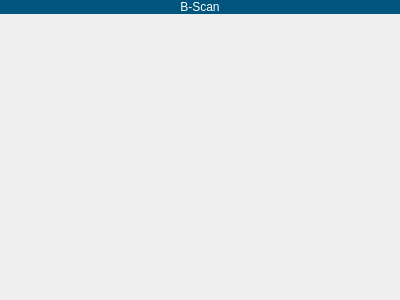
<?xml version="1.0" encoding="UTF-8"?>
<ui version="4.0">
 <class>BscanDisplay</class>
 <widget class="QWidget" name="BscanDisplay">
  <property name="geometry">
   <rect>
    <x>0</x>
    <y>0</y>
    <width>400</width>
    <height>300</height>
   </rect>
  </property>
  <property name="windowTitle">
   <string>Form</string>
  </property>
  <layout class="QVBoxLayout" name="verticalLayout" stretch="0,1,0">
   <property name="spacing">
    <number>0</number>
   </property>
   <property name="leftMargin">
    <number>0</number>
   </property>
   <property name="topMargin">
    <number>0</number>
   </property>
   <property name="rightMargin">
    <number>0</number>
   </property>
   <property name="bottomMargin">
    <number>0</number>
   </property>
   <item>
    <widget class="QLabel" name="titleLabel">
     <property name="styleSheet">
      <string notr="true">background-color: rgb(0, 85, 127);
color: rgb(255, 255, 255);</string>
     </property>
     <property name="text">
      <string>B-Scan</string>
     </property>
     <property name="alignment">
      <set>Qt::AlignCenter</set>
     </property>
    </widget>
   </item>
   <item>
    <layout class="QHBoxLayout" name="horizontalLayout" stretch="0,1,0,0">
     <property name="spacing">
      <number>0</number>
     </property>
     <item>
      <widget class="Ruler" name="leftRuler" native="true">
       <property name="minimumSize">
        <size>
         <width>20</width>
         <height>0</height>
        </size>
       </property>
      </widget>
     </item>
     <item>
      <layout class="QVBoxLayout" name="bScanWidgetVerticalLayout">
       <property name="spacing">
        <number>0</number>
       </property>
      </layout>
     </item>
     <item>
      <widget class="ColorBar" name="colorBar" native="true">
       <property name="minimumSize">
        <size>
         <width>5</width>
         <height>0</height>
        </size>
       </property>
      </widget>
     </item>
     <item>
      <widget class="Ruler" name="rightRuler" native="true">
       <property name="minimumSize">
        <size>
         <width>20</width>
         <height>0</height>
        </size>
       </property>
      </widget>
     </item>
    </layout>
   </item>
   <item>
    <layout class="QHBoxLayout" name="bottomHorizontalLayout" stretch="0,1,0">
     <property name="spacing">
      <number>0</number>
     </property>
     <item>
      <widget class="QWidget" name="leftEmptyWidget" native="true">
       <property name="minimumSize">
        <size>
         <width>20</width>
         <height>20</height>
        </size>
       </property>
      </widget>
     </item>
     <item>
      <widget class="Ruler" name="bottomRuler" native="true">
       <property name="minimumSize">
        <size>
         <width>0</width>
         <height>20</height>
        </size>
       </property>
      </widget>
     </item>
     <item>
      <widget class="QWidget" name="rightEmptyWidget" native="true">
       <property name="minimumSize">
        <size>
         <width>25</width>
         <height>0</height>
        </size>
       </property>
      </widget>
     </item>
    </layout>
   </item>
  </layout>
 </widget>
 <customwidgets>
  <customwidget>
   <class>ColorBar</class>
   <extends>QWidget</extends>
   <header>ui/display/color_bar.h</header>
   <container>1</container>
  </customwidget>
  <customwidget>
   <class>Ruler</class>
   <extends>QWidget</extends>
   <header>ui/display/ruler/ruler.h</header>
   <container>1</container>
  </customwidget>
 </customwidgets>
 <resources/>
 <connections/>
</ui>
